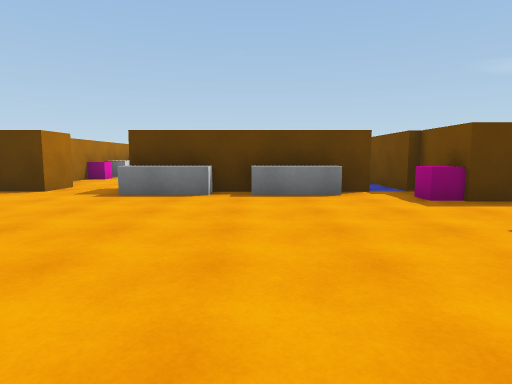
View 1 (above)

21 first-person views from a walk through a scene from a Unity 3-D project. The camera is 1.3 m above the floor, tilts 6° down and sees 75° across. The floor is counted in squares, 2 m on a side. Each view is taken from the middle of a square. On the plan, view 1 faces up. The plan holds only what a view shows up to about 10 squares ahead; the rest is blank.

View 2
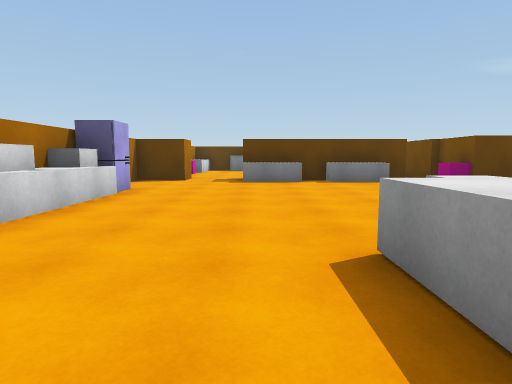

View 3
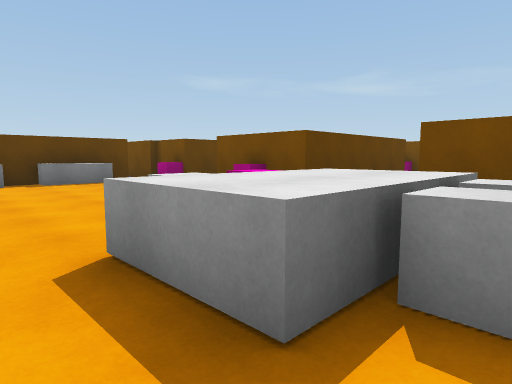

View 4
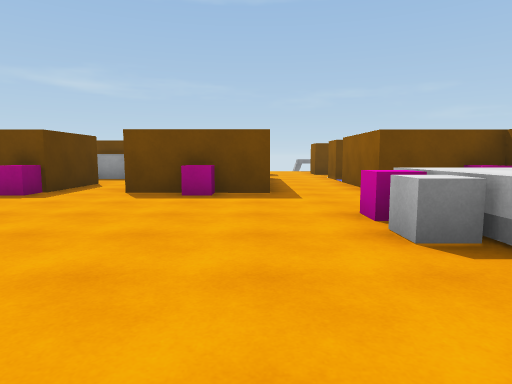

View 5
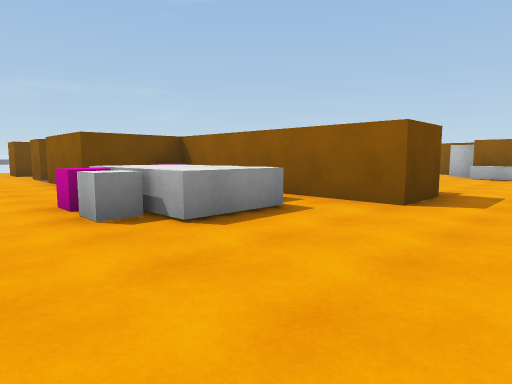

View 6
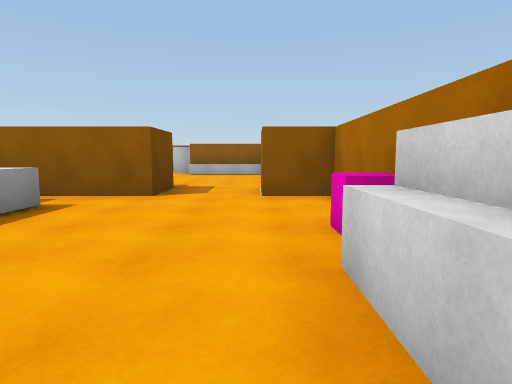

View 7
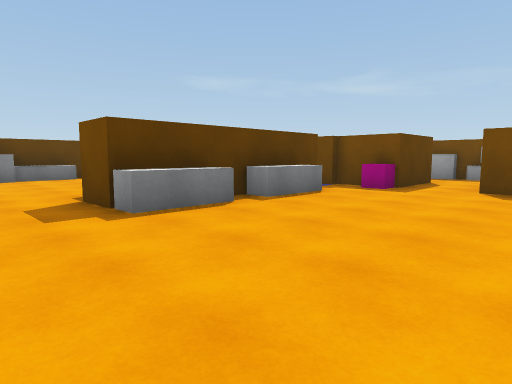

View 8
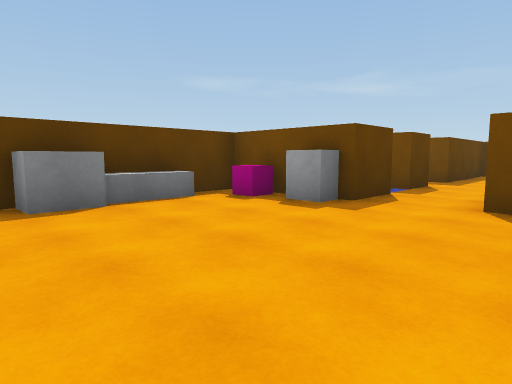

View 9
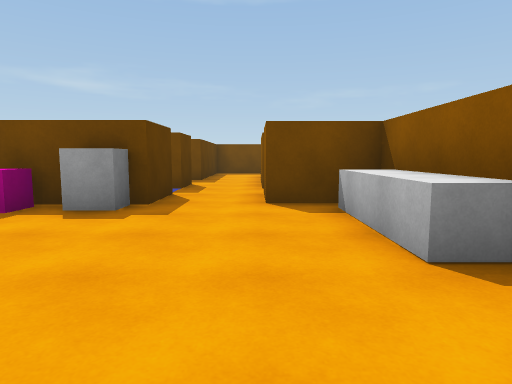

View 10
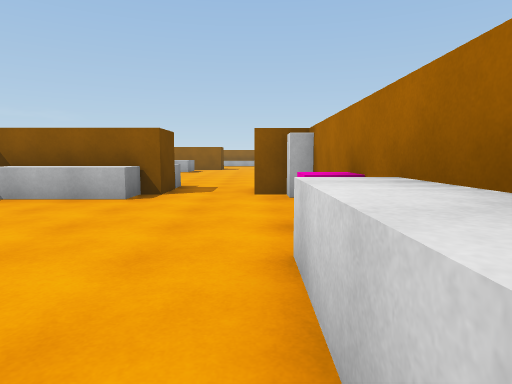

View 11
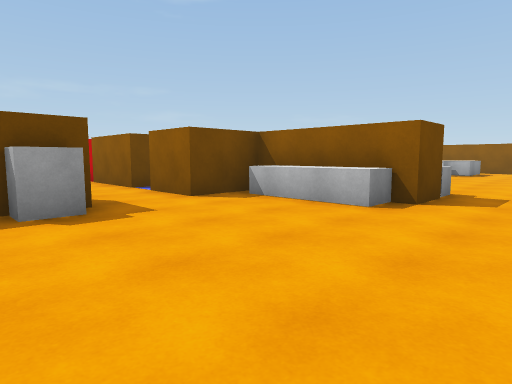

View 12
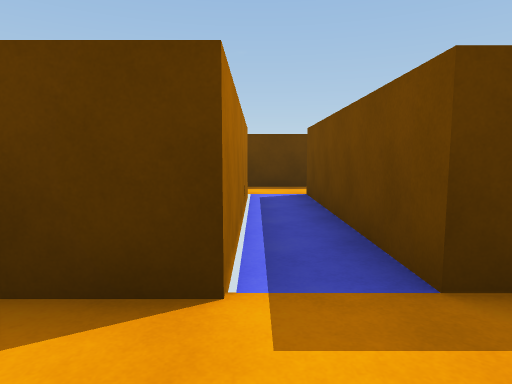

View 13
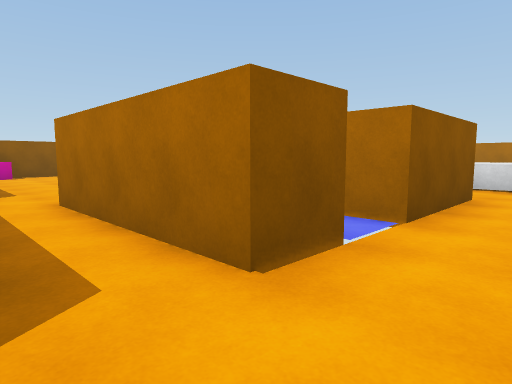

View 14
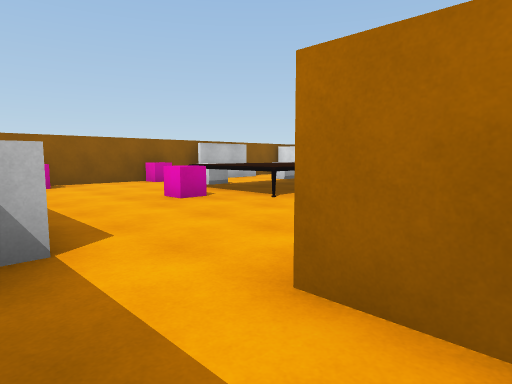

View 15
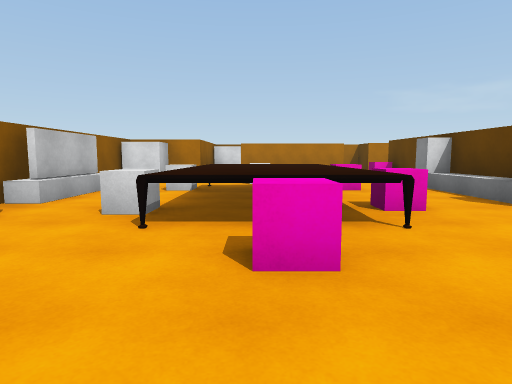

View 16
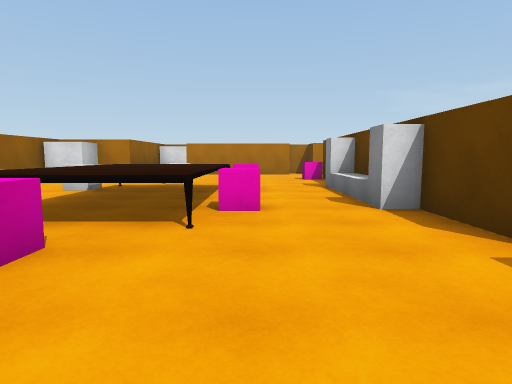

View 17
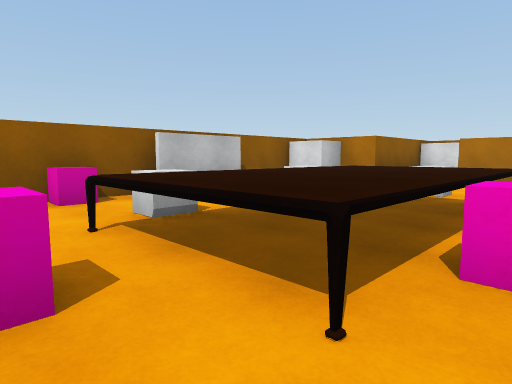

View 18
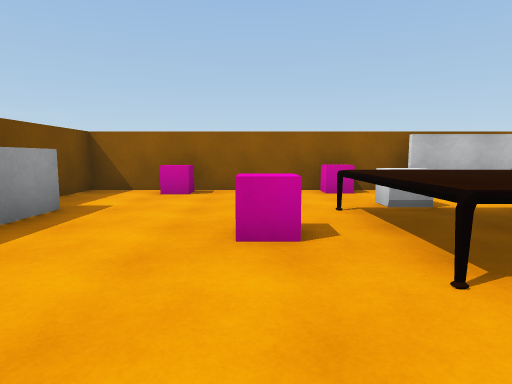

View 19
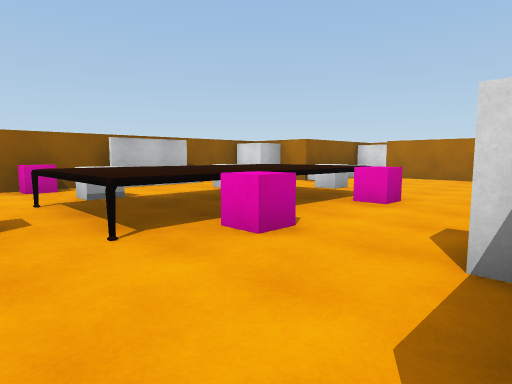

View 20
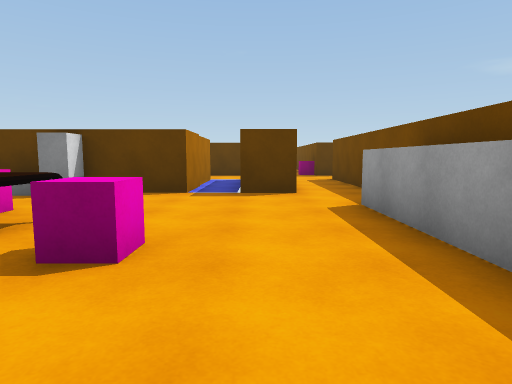

View 21
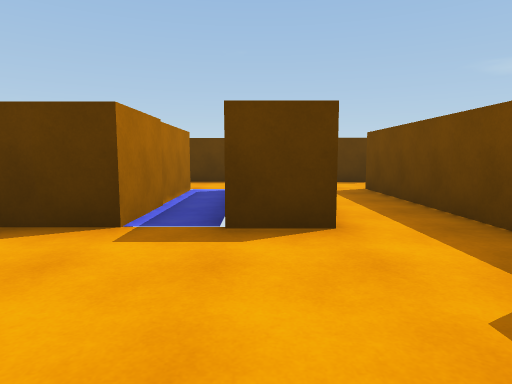

### Floor plan
Key: @ floor where view 1 was taken; # wall or solid block; x gap in a wall; . floor; ^ raised ledge; C cube; F fridge; B block; O other object.
Columns run from 6 left of view 1 to 10 right of it. Each row starts with its distance up from view 1.
 17         ##
 16         ..
 15         ..
 14         x#
 13  #.B####.#
 12  #....C#.#
 11  #....B#.##.###
 10  C............
  9  #...........
  8  #..^^^######
  7  B#.######
  6 #...^###.##  #
  5  ........C##.#
  4  F...........B
  3  B.......#
  2  #.......C
  1  #.......#####  #
  0  #....@..........
 -1  C...^CC........
 -2 #....^CC ###.#..#
 -3 #.....C  O #.#..#
 -4 ##..########.#..#
 -5  #..C##B##B#.#..#
 -6  #..............#
 -7  #.....C..C....^
 -8  #.....^^^^^...#
 -9  #....C^^^^^C..#
-10  B  ...CC^C^...##
-11  ####...........#
-12     #B.^##C..C..#
-13     #############

Where each view was taken, in squares from view 1:
view 1: 0 up, 0 right, facing up
view 2: 3 down, 2 left, facing up
view 3: 3 down, 2 left, facing up-right
view 4: 1 up, 3 left, facing right
view 5: 1 up, 4 left, facing down-right
view 6: 2 up, 4 left, facing down
view 7: 2 up, 4 left, facing up-right
view 8: 8 up, 4 left, facing up-right
view 9: 9 up, 4 left, facing right
view 10: 13 up, 4 left, facing down
view 11: 12 up, 4 left, facing down-right
view 12: 9 up, 2 right, facing up
view 13: 0 up, 9 right, facing down-left
view 14: 4 down, 9 right, facing down-left
view 15: 9 down, 8 right, facing left
view 16: 7 down, 8 right, facing left
view 17: 7 down, 6 right, facing down-left
view 18: 6 down, 6 right, facing down
view 19: 5 down, 6 right, facing down-left
view 20: 11 down, 7 right, facing up
view 21: 8 down, 7 right, facing up
